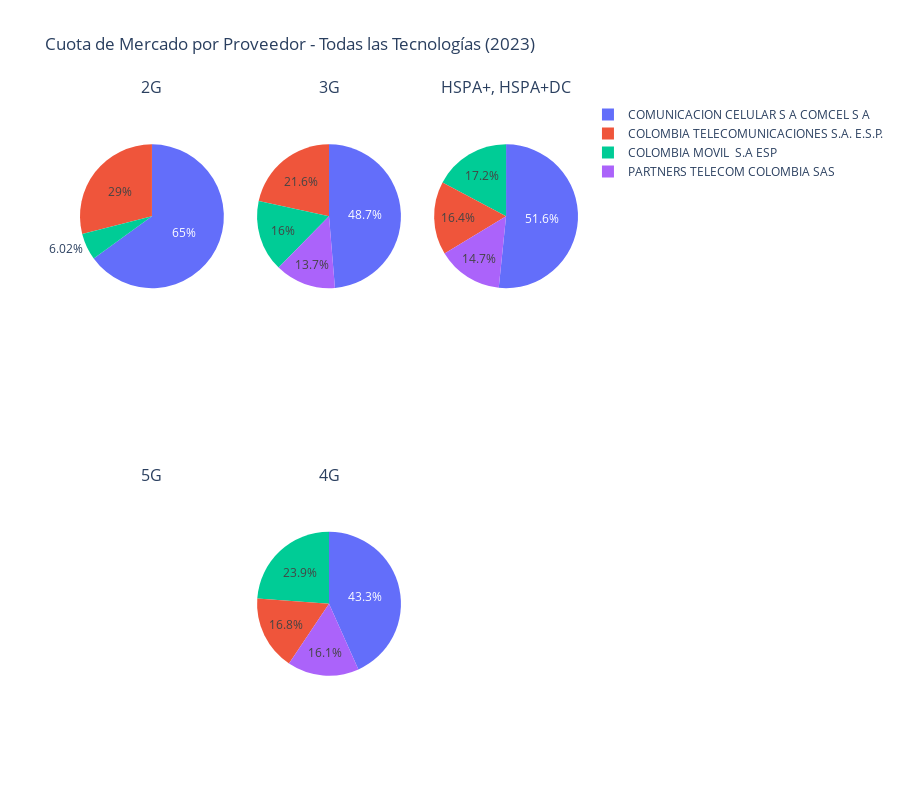

Write notebook code for a chart like this one.
### Markdown cell above
## Análisis de competencia entre proveedores

Cuota de mercado de cada proveedor por tecnología a lo largo del tiempo.

### Code cell
año_reciente = df['AÑO'].max()

todas_tecnologias = [col for col in df.columns if 'COBERTURA' in col or 'COBERTUTA' in col]


n_tecnologias = len(todas_tecnologias)
n_cols = 3 
n_rows = math.ceil(n_tecnologias / n_cols)

nombres_tecnologias = []
for tech in todas_tecnologias:
    nombre = tech.replace('COBERTURA ', '').replace('COBERTUTA ', '')
    nombres_tecnologias.append(nombre)

specs = [[{'type':'domain'} for _ in range(n_cols)] for _ in range(n_rows)]

fig = make_subplots(
    rows=n_rows, cols=n_cols,
    specs=specs,
    subplot_titles=nombres_tecnologias
)

for idx, tecnologia in enumerate(todas_tecnologias):
    row = (idx // n_cols) + 1
    col = (idx % n_cols) + 1
    
    cuota = analizar_cuota_mercado_por_tecnologia(df, tecnologia, año_reciente)
    
    fig.add_trace(
        go.Pie(
            labels=cuota['PROVEEDOR'],
            values=cuota['Centros con cobertura'],
            name=nombres_tecnologias[idx],
            hovertemplate='%{label}<br>%{value} centros<br>%{percent}<extra></extra>'
        ),
        row=row, col=col
    )

fig.update_layout(
    title_text=f'Cuota de Mercado por Proveedor - Todas las Tecnologías ({año_reciente})',
    height=400 * n_rows,
    showlegend=True
)

fig.write_html('graficos/cuota_mercado_todas_tecnologias.html')
fig.show()

### Figure 1 — Plotly figure (JSON) as saved in the notebook; plotly's stock layout.template omitted (floating-point values rounded to 4 significant figures)
{"data": [{"domain": {"x": [0, 0.2889], "y": [0.625, 1]}, "hovertemplate": "%{label}<br>%{value} centros<br>%{percent}<extra></extra>", "labels": ["COMUNICACION CELULAR S A COMCEL S A", "COLOMBIA TELECOMUNICACIONES S.A. E.S.P.", "COLOMBIA MOVIL  S.A ESP"], "name": "2G", "type": "pie", "values": [13248, 5902, 1227]}, {"domain": {"x": [0.3556, 0.6444], "y": [0.625, 1]}, "hovertemplate": "%{label}<br>%{value} centros<br>%{percent}<extra></extra>", "labels": ["COMUNICACION CELULAR S A COMCEL S A", "COLOMBIA TELECOMUNICACIONES S.A. E.S.P.", "COLOMBIA MOVIL  S.A ESP", "PARTNERS TELECOM COLOMBIA SAS"], "name": "3G", "type": "pie", "values": [12438, 5522, 4098, 3489]}, {"domain": {"x": [0.7111, 1], "y": [0.625, 1]}, "hovertemplate": "%{label}<br>%{value} centros<br>%{percent}<extra></extra>", "labels": ["COMUNICACION CELULAR S A COMCEL S A", "COLOMBIA MOVIL  S.A ESP", "COLOMBIA TELECOMUNICACIONES S.A. E.S.P.", "PARTNERS TELECOM COLOMBIA SAS"], "name": "HSPA+, HSPA+DC", "type": "pie", "values": [12258, 4095, 3903, 3489]}, {"domain": {"x": [0, 0.2889], "y": [0, 0.375]}, "hovertemplate": "%{label}<br>%{value} centros<br>%{percent}<extra></extra>", "labels": [], "name": "5G", "type": "pie", "values": []}, {"domain": {"x": [0.3556, 0.6444], "y": [0, 0.375]}, "hovertemplate": "%{label}<br>%{value} centros<br>%{percent}<extra></extra>", "labels": ["COMUNICACION CELULAR S A COMCEL S A", "COLOMBIA MOVIL  S.A ESP", "COLOMBIA TELECOMUNICACIONES S.A. E.S.P.", "PARTNERS TELECOM COLOMBIA SAS"], "name": "4G", "type": "pie", "values": [10599, 5842, 4102, 3938]}], "layout": {"annotations": [{"font": {"size": 16}, "showarrow": false, "text": "2G", "x": 0.1444, "xanchor": "center", "xref": "paper", "y": 1, "yanchor": "bottom", "yref": "paper"}, {"font": {"size": 16}, "showarrow": false, "text": "3G", "x": 0.5, "xanchor": "center", "xref": "paper", "y": 1, "yanchor": "bottom", "yref": "paper"}, {"font": {"size": 16}, "showarrow": false, "text": "HSPA+, HSPA+DC", "x": 0.8556, "xanchor": "center", "xref": "paper", "y": 1, "yanchor": "bottom", "yref": "paper"}, {"font": {"size": 16}, "showarrow": false, "text": "5G", "x": 0.1444, "xanchor": "center", "xref": "paper", "y": 0.375, "yanchor": "bottom", "yref": "paper"}, {"font": {"size": 16}, "showarrow": false, "text": "4G", "x": 0.5, "xanchor": "center", "xref": "paper", "y": 0.375, "yanchor": "bottom", "yref": "paper"}], "height": 800, "showlegend": true, "title": {"text": "Cuota de Mercado por Proveedor - Todas las Tecnologías (2023)"}}}
